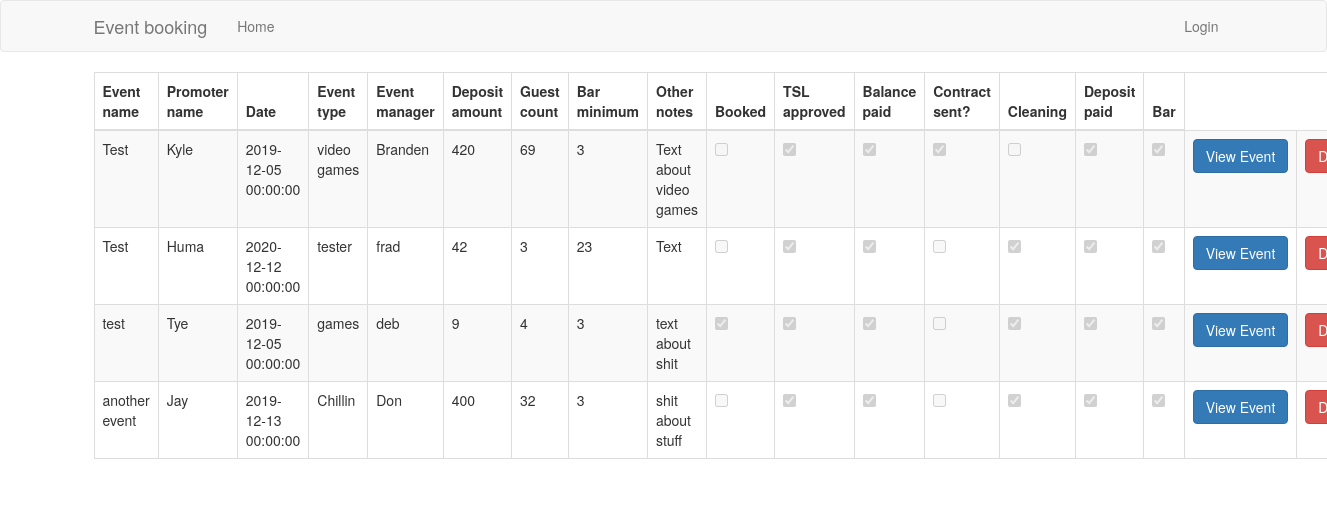
The app's page /events with its own data.
### app/models.py (models this page shows, shortened)
class Event(db.Model):
        id = db.Column(db.Integer, primary_key=True)
        event_name = db.Column(db.String(120), index=True)
        promoter_name = db.Column(db.String(64), index=True)
        event_date = db.Column(db.DateTime, index=True, default=datetime.utcnow)
        event_type = db.Column(db.String(64), index=True)
        event_manager = db.Column(db.String(64), index=True)
        deposit_amount = db.Column(db.Integer)
        guest_count = db.Column(db.Integer)
        bar_min = db.Column(db.Integer)
        other_notes = db.Column(db.String(64), index=True)
        booked = db.Column(db.Boolean, default=False)
        tsl_approved = db.Column(db.Boolean, default=False)
        balance_paid = db.Column(db.Boolean, default=False)
        contract_sent = db.Column(db.Boolean, default=False)
        cleaning = db.Column(db.Boolean, default=False)
        deposit_paid = db.Column(db.Boolean, default=False)
        bar = db.Column(db.Boolean, default=False)
        update = LinkCol('Update', 'update_event', url_kwargs=dict(id='id'))
        user_id = db.Column(db.Integer, db.ForeignKey('user.id'))

### app/routes.py (the view)
@app.route('/events', methods=['GET'])
def events():
    form = EventForm()
    events = Event.query.all()
    return render_template('events.html', form=form, events=events)

### app/forms.py
class EventForm(FlaskForm):
    event_name = StringField('Event name', validators=[DataRequired()])
    promoter_name = StringField('Promoter name', validators=[DataRequired()])
    event_date = DateField('Date', format='%m/%d/%Y', validators=[DataRequired()])
    event_type = StringField('Event type', validators=[DataRequired()])
    event_manager = StringField('Event manager', validators=[DataRequired()])
    deposit_amount = IntegerField('Deposit amount', validators=[DataRequired()])
    guest_count = IntegerField('Guest count', validators=[DataRequired()])
    bar_min = IntegerField('Bar minimum', validators=[DataRequired()])
    other_notes = TextAreaField('Other notes', validators=[Length(min=0, max=140)])
    booked = BooleanField('Booked')
    tsl_approved = BooleanField('TSL approved?')
    balance_paid = BooleanField('Balance paid?')
    contract_sent = BooleanField('Contract sent?')
    cleaning = BooleanField('Cleaning')
    deposit_paid = BooleanField('Deposit paid?')
    bar = BooleanField('Bar?')
    submit = SubmitField('Submit')

### app/templates/events.html (shortened to what this page needs)
{% extends "base.html" %}
{% block app_content %}
<table class="table table-hover table-striped table-bordered">
  <thead class="thead-dark">
  <tr align="center">
    <th scope="col">Event name</th>
    <th scope="col">Promoter name</th>
    <th scope="col">Date</th>
    <th scope="col">Event type</th>
    <th scope="col">Event manager</th>
    <th scope="col">Deposit amount</th>
    <th scope="col">Guest count</th>
    <th scope="col">Bar minimum</th>
    <th scope="col">Other notes</th>
    <th scope="col">Booked</th>
    <th scope="col">TSL approved</th>
    <th scope="col">Balance paid</th>
    <th scope="col">Contract sent?</th>
    <th scope="col">Cleaning</th>
    <th scope="col">Deposit paid</th>
    <th scope="col">Bar</th>
  </tr>
  </thead>
{% for event in events %}
<tr>
  <td class="col">{{ event.event_name }}</td>
  <td class="col">{{ event.promoter_name }}</td>
  <td class="col">{{ event.event_date }}</td>
  <td class="col">{{ event.event_type }}</td>
  <td class="col">{{ event.event_manager }}</td>
  <td class="col">{{ event.deposit_amount }}</td>
  <td class="col">{{ event.guest_count }}</td>
  <td class="col">{{ event.bar_min }}</td>
  <td class="col">{{ event.other_notes }}</td>
  <td class="col">{% if event.booked %}{{ event.booked|replace(event.booked, "") }}<div class="form-check">
  <input class="form-check-input" type="checkbox" value="" id="defaultCheck1" checked disabled></td>
  {% else %}
  <div class="form-check">
  <input class="form-check-input" type="checkbox" value="" id="defaultCheck1" disabled>
  {% endif %}
  <td class="col">{% if event.tsl_approved %}{{ event.tsl_approved|replace(event.tsl_approved, "") }}<div class="form-check">
  <input class="form-check-input" type="checkbox" value="" id="defaultCheck1" checked disabled></td>
  {% else %}
  <div class="form-check">
  <input class="form-check-input" type="checkbox" value="" id="defaultCheck1" disabled>
  {% endif %}
  <td class="col">{% if event.balance_paid %}{{ event.balance_paid|replace(event.balance_paid, "") }}<div class="form-check">
  <input class="form-check-input" type="checkbox" value="" id="defaultCheck1" checked disabled></td>
  {% else %}
  <div class="form-check">
  <input class="form-check-input" type="checkbox" value="" id="defaultCheck1" disabled>
  {% endif %}
  <td class="col">{% if event.contract_sent %}{{ event.contract_sent|replace(event.contract_sent, "") }}<div class="form-check">
  <input class="form-check-input" type="checkbox" value="" id="defaultCheck1" checked disabled></td>
  {% else %}
  <div class="form-check">
  <input class="form-check-input" type="checkbox" value="" id="defaultCheck1" disabled>
  {% endif %}
  <td class="col">{% if event.cleaning %}{{ event.cleaning|replace(event.cleaning, "") }}<div class="form-check">
  <input class="form-check-input" type="checkbox" value="" id="defaultCheck1" checked disabled></td>
  {% else %}
  <div class="form-check">
  <input class="form-check-input" type="checkbox" value="" id="defaultCheck1" disabled>
  {% endif %}
  <td class="col">{% if event.deposit_paid %}{{ event.deposit_paid|replace(event.deposit_paid, "") }}<div class="form-check">
  <input class="form-check-input" type="checkbox" value="" id="defaultCheck1" checked disabled></td>
  {% else %}
  <div class="form-check">
  <input class="form-check-input" type="checkbox" value="" id="defaultCheck1" disabled>
  {% endif %}
  <td class="col">{% if event.bar %}{{ event.bar|replace(event.bar, "") }}<div class="form-check">
  <input class="form-check-input" type="checkbox" value="" id="defaultCheck1" checked disabled></td>
  {% else %}
  <div class="form-check">
  <input class="form-check-input" type="checkbox" value="" id="defaultCheck1" disabled>
  {% endif %}
  <td><a href="{{ url_for('event_details', id=event.id) }}" class="btn btn-primary" roll="button" >View Event</a></td>
  <td><button type="button" class="btn btn-danger" data-toggle="modal" data-target="#exampleModal">
    Delete
  </button></td>
{% endfor %}
{% endblock %}

### app/templates/base.html (shortened to what this page needs)
{% extends 'bootstrap/base.html' %}
{% block navbar %}
    <nav class="navbar navbar-default">
        <div class="container">
            <div class="navbar-header">
                <a class="navbar-brand" href="{{ url_for('index') }}">Event booking</a>
            </div>
            <div class="collapse navbar-collapse" id="bs-example-navbar-collapse-1">
                <ul class="nav navbar-nav">
                    <li><a href="{{ url_for('index') }}">Home</a></li>
                </ul>
                <ul class="nav navbar-nav navbar-right">
                    {% if current_user.is_anonymous %}
                    <li><a href="{{ url_for('login') }}">Login</a></li>
                    {% else %}
                    <li><a href="{{ url_for('logout') }}">Logout</a></li>
                    <li><a href="{{ url_for('events') }}">Events</a></li>
                    {% endif %}
                </ul>
            </div>
        </div>
    </nav>
{% endblock %}
{% block content %}
    <div class="container">
        {% block app_content %}{% endblock %}
    </div>
{% endblock %}

### records on screen
Event: event_name "Test", promoter_name "Kyle", event_date "2019-12-05 00:00:00", event_type "video games", event_manager "Branden", deposit_amount "420", guest_count "69", bar_min "3", other_notes "Text about video games"
Event: event_name "Test", promoter_name "Huma", event_date "2020-12-12 00:00:00", event_type "tester", event_manager "frad", deposit_amount "42", guest_count "3", bar_min "23", other_notes "Text"
Event: event_name "test", promoter_name "Tye", event_date "2019-12-05 00:00:00", event_type "games", event_manager "deb", deposit_amount "9", guest_count "4", bar_min "3", other_notes "text about shit"
Event: event_name "another event", promoter_name "Jay", event_date "2019-12-13 00:00:00", event_type "Chillin", event_manager "Don", deposit_amount "400", guest_count "32", bar_min "3", other_notes "shit about stuff"
